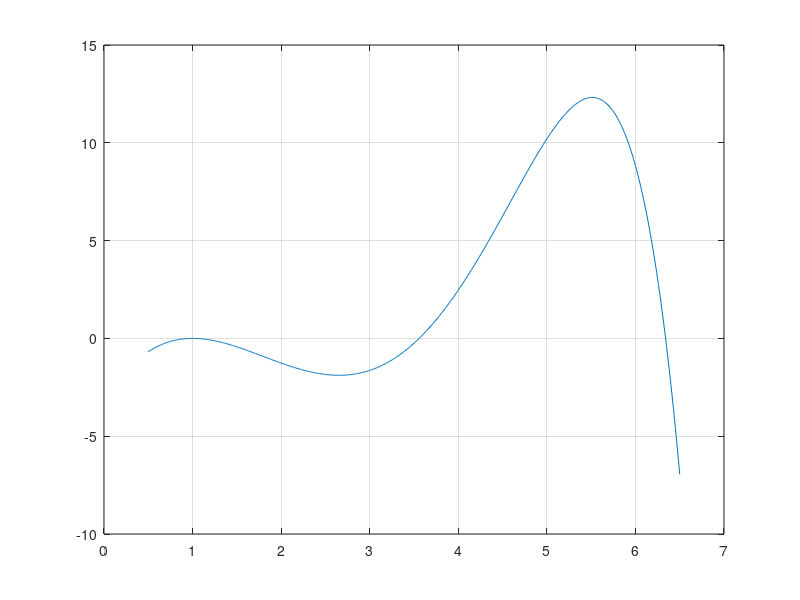

The MATLAB source for this figure: (Note: this script raises an error after producing the figure.)
%% serie04
%% 1
f = @(x) x.^3 - (2+exp(1)).*x.^2 +(2*exp(1)+1).*x+(1-exp(1))-cosh(x-1);
x = 0.5:0.01:6.5;
plot(x,f(x));
grid on;
zero_1 = bisez(3,4,1e-12,f);
zero_2 = bisez(6,6.5,1e-12,f);

%% 2
f = @(x) x.^3 - (2+exp(1)).*x.^2 +(2*exp(1)+1).*x+(1-exp(1))-cosh(x-1);
df = @(x) 3*x.^2 - 2*(2+exp(1)).*x + (2*exp(1)+1) - sinh(x-1);
x = 0.5:0.01:6.5;
plot(x,f(x),'r');
hold on;
plot(x,df(x),'b');
grid on;

[sol_1 , iter]= newton(0.5,1e-6,1000,f,df);
[sol_1_m, iter_m] = newton(0.5,1e-6,1000,f,df,2);
sol_2 = newton(3,1e-6,1000,f,df);
sol_3 = newton(6,1e-6,1000,f,df);

alpha1 = 1;
err_m = abs(sol_1_m-alpha1);
err = abs(sol_1-alpha1);
figure(2)
semilogy(0 : iter, err, 'b', 0 : iter_m, err_m, 'r');
grid on;

%% 3
% syms f(x)
% f(x) = atan(7.*(x-pi/2)) + sin((x-pi/2).^3);
% simplify(diff(f(x)))

f = @(x) atan(7.*(x-pi/2)) + sin((x-pi/2).^3);
df = @(x) 7./((7.*x - (7.*pi)./2).^2 + 1) + 3.*cos((x - pi/2).^3).*(x - pi/2).^2;
x = -1:0.01:6;
subplot(2,2,1)
plot(x,f(x),'r',x,df(x),'b');
grid on;
[sol_1, iter_1] = newton(1.5,1e-10,1000,f,df);
[sol_2, iter_2] = newton(4,1e-10,1000,f,df);
err1 = abs(sol_1-(pi/2));
err2 = abs(sol_2-(pi/2));
subplot(2,2,2)
plot(0:iter_1,err1,'r');
subplot(2,2,3)
plot(0:iter_2,err2,'b');
a = -1;
b = 6;
[sol_bi, iter_bi]= bisez(b,a,(b-a)/(2^31),f);
err_bi = abs(sol_bi-(pi/2));
subplot(2,2,4)
plot(0:iter_bi,err_bi,'g');
[sol_comb, iter_comb] = biseznewton(a,b,5,1000,1e-10,f,df);
err_combi = abs(sol_comb-(pi/2));
figure(2)
plot(0:iter_comb,err_combi);
%% 4
f = @(x) cos(2.*x).^2 - x.^2;
df = @(x) -4.*cos(2.*x).*sin(2.*x) - 2.*x;
x = -4:0.01:4;
figure(1)
plot(x,f(x))
grid on;
% |phi(alpha)'|<1   |1 + A*f(alpha)'| < 1   (-2/f(alpha)' < A < 0)
% poiché pendenza negativa nell'alpha considerato, f(alpha)' è negativo: si
% ribaltano le disequazioni:
% 0 < A < -2/f(alpha)'
A = 0.1;
phi = @(x) x + A .* f(x);
figure(2)
subplot(3,2,1);

[succ1,it1] = ptofis(0.1,phi,1000,1e-10,-pi/2,pi/2);
title(['A = 0.1 x0 = 0.1, iter = ',num2str(it1)]);
hold on;
sup = -2/df(succ1(end));
inf = 0;
fprintf('%f < A < %f \n', inf, sup);
subplot(3,2,2);

phi = @(x) x + 0.6 .* f(x);
[succ2,it1] = ptofis(0.1,phi,1000,1e-10,-pi/2,pi/2);
title(['A = 0.6 x0 = 0.1, iter = ',num2str(it1)]);
subplot(3,2,3);
phi = @(x) x + 0.6 .* f(x);
[succ3,it1] = ptofis(2,phi,1000,1e-10,-pi/2,pi/2);
title(['A = 0.6 x0 = 2, iter = ',num2str(it1)]);
subplot(3,2,4);
phi = @(x) x + 0.8 .* f(x);
[succ4,it1] = ptofis(0.1,phi,1000,1e-10,-pi/2,pi/2);
title(['A = 0.8 x0 = 0.1, iter = ',num2str(it1)]);
subplot(3,2,5)
phi = @(x) x + 0.715426 .* f(x);
[succ5,it1] = ptofis(0.1,phi,1000,1e-10,-pi/2,pi/2);
title(['A = 0.715426 x0 = 0.1, iter = ',num2str(it1)]);

[p1 c1] = stimap(succ1);
[p2 c2] = stimap(succ2);
[p3 c3] = stimap(succ3);
[p4 c4] = stimap(succ4);
[p5 c5] = stimap(succ5);
p1(end)
c1(end)

p2(end)
c2(end)

p3(end)
c3(end)

p4(end)
c4(end)

p5(end)
c5(end)
%%
f = @(x) cos(2.*x).^2 - x.^2;
df = @(x) -4.*cos(2.*x).*sin(2.*x) - 2.*x;

A_opt = -1/df(succ1(end));
phi_opt = @(x) x + A_opt .* f(x);
succ1 = ptofis(0.1,phi_opt,1000,1e-10,-pi/2,pi/2);
stimap(succ1);
%%
phi_newton = @(x) x - f(x)/df(x);

